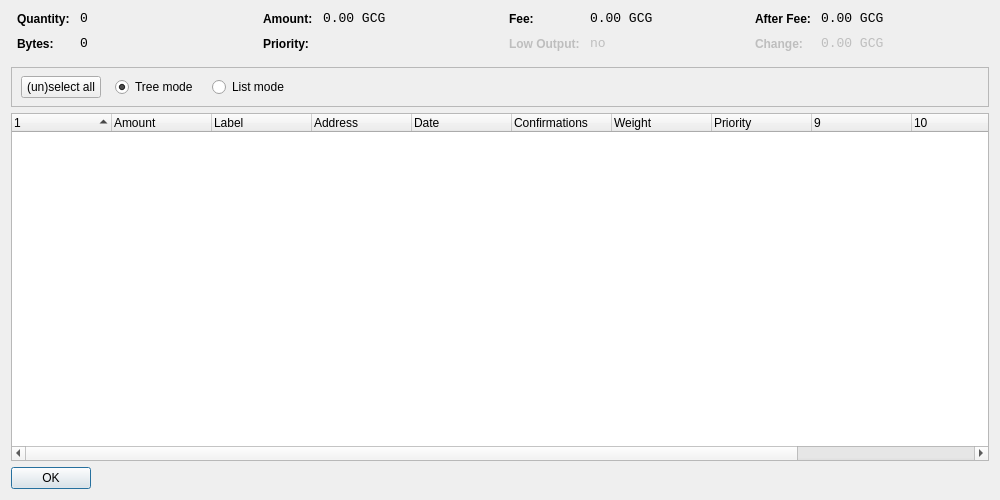
<?xml version="1.0" encoding="UTF-8"?>
<ui version="4.0">
 <class>CoinControlDialog</class>
 <widget class="QWidget" name="CoinControlDialog">
  <property name="geometry">
   <rect>
    <x>0</x>
    <y>0</y>
    <width>1000</width>
    <height>500</height>
   </rect>
  </property>
  <property name="windowTitle">
   <string>Coin Control</string>
  </property>
  <layout class="QVBoxLayout" name="verticalLayout">
   <item>
    <layout class="QHBoxLayout" name="horizontalLayoutTop" stretch="0,0,0,0">
     <property name="topMargin">
      <number>0</number>
     </property>
     <property name="bottomMargin">
      <number>10</number>
     </property>
     <item>
      <layout class="QFormLayout" name="formLayoutCoinControl1">
       <property name="horizontalSpacing">
        <number>10</number>
       </property>
       <property name="verticalSpacing">
        <number>10</number>
       </property>
       <property name="leftMargin">
        <number>6</number>
       </property>
       <property name="rightMargin">
        <number>6</number>
       </property>
       <item row="0" column="0">
        <widget class="QLabel" name="labelCoinControlQuantityText">
         <property name="styleSheet">
          <string notr="true">font-weight:bold;</string>
         </property>
         <property name="text">
          <string>Quantity:</string>
         </property>
        </widget>
       </item>
       <item row="0" column="1">
        <widget class="QLabel" name="labelCoinControlQuantity">
         <property name="font">
          <font>
           <family>Monospace</family>
           <pointsize>10</pointsize>
          </font>
         </property>
         <property name="cursor">
          <cursorShape>IBeamCursor</cursorShape>
         </property>
         <property name="contextMenuPolicy">
          <enum>Qt::ActionsContextMenu</enum>
         </property>
         <property name="text">
          <string notr="true">0</string>
         </property>
         <property name="textInteractionFlags">
          <set>Qt::LinksAccessibleByMouse|Qt::TextSelectableByKeyboard|Qt::TextSelectableByMouse</set>
         </property>
        </widget>
       </item>
       <item row="1" column="0">
        <widget class="QLabel" name="labelCoinControlBytesText">
         <property name="styleSheet">
          <string notr="true">font-weight:bold;</string>
         </property>
         <property name="text">
          <string>Bytes:</string>
         </property>
        </widget>
       </item>
       <item row="1" column="1">
        <widget class="QLabel" name="labelCoinControlBytes">
         <property name="font">
          <font>
           <family>Monospace</family>
           <pointsize>10</pointsize>
          </font>
         </property>
         <property name="cursor">
          <cursorShape>IBeamCursor</cursorShape>
         </property>
         <property name="contextMenuPolicy">
          <enum>Qt::ActionsContextMenu</enum>
         </property>
         <property name="text">
          <string notr="true">0</string>
         </property>
         <property name="textInteractionFlags">
          <set>Qt::LinksAccessibleByMouse|Qt::TextSelectableByKeyboard|Qt::TextSelectableByMouse</set>
         </property>
        </widget>
       </item>
      </layout>
     </item>
     <item>
      <layout class="QFormLayout" name="formLayoutCoinControl2">
       <property name="horizontalSpacing">
        <number>10</number>
       </property>
       <property name="verticalSpacing">
        <number>10</number>
       </property>
       <property name="leftMargin">
        <number>6</number>
       </property>
       <property name="rightMargin">
        <number>6</number>
       </property>
       <item row="0" column="0">
        <widget class="QLabel" name="labelCoinControlAmountText">
         <property name="styleSheet">
          <string notr="true">font-weight:bold;</string>
         </property>
         <property name="text">
          <string>Amount:</string>
         </property>
        </widget>
       </item>
       <item row="0" column="1">
        <widget class="QLabel" name="labelCoinControlAmount">
         <property name="font">
          <font>
           <family>Monospace</family>
           <pointsize>10</pointsize>
          </font>
         </property>
         <property name="cursor">
          <cursorShape>IBeamCursor</cursorShape>
         </property>
         <property name="contextMenuPolicy">
          <enum>Qt::ActionsContextMenu</enum>
         </property>
         <property name="text">
          <string notr="true">0.00 GCG</string>
         </property>
         <property name="textInteractionFlags">
          <set>Qt::LinksAccessibleByMouse|Qt::TextSelectableByKeyboard|Qt::TextSelectableByMouse</set>
         </property>
        </widget>
       </item>
       <item row="1" column="0">
        <widget class="QLabel" name="labelCoinControlPriorityText">
         <property name="styleSheet">
          <string notr="true">font-weight:bold;</string>
         </property>
         <property name="text">
          <string>Priority:</string>
         </property>
        </widget>
       </item>
       <item row="1" column="1">
        <widget class="QLabel" name="labelCoinControlPriority">
         <property name="font">
          <font>
           <family>Monospace</family>
           <pointsize>10</pointsize>
          </font>
         </property>
         <property name="cursor">
          <cursorShape>IBeamCursor</cursorShape>
         </property>
         <property name="contextMenuPolicy">
          <enum>Qt::ActionsContextMenu</enum>
         </property>
         <property name="text">
          <string/>
         </property>
         <property name="textInteractionFlags">
          <set>Qt::LinksAccessibleByMouse|Qt::TextSelectableByKeyboard|Qt::TextSelectableByMouse</set>
         </property>
        </widget>
       </item>
      </layout>
     </item>
     <item>
      <layout class="QFormLayout" name="formLayoutCoinControl3">
       <property name="horizontalSpacing">
        <number>10</number>
       </property>
       <property name="verticalSpacing">
        <number>10</number>
       </property>
       <property name="leftMargin">
        <number>6</number>
       </property>
       <property name="rightMargin">
        <number>6</number>
       </property>
       <item row="0" column="0">
        <widget class="QLabel" name="labelCoinControlFeeText">
         <property name="styleSheet">
          <string notr="true">font-weight:bold;</string>
         </property>
         <property name="text">
          <string>Fee:</string>
         </property>
        </widget>
       </item>
       <item row="0" column="1">
        <widget class="QLabel" name="labelCoinControlFee">
         <property name="font">
          <font>
           <family>Monospace</family>
           <pointsize>10</pointsize>
          </font>
         </property>
         <property name="cursor">
          <cursorShape>IBeamCursor</cursorShape>
         </property>
         <property name="contextMenuPolicy">
          <enum>Qt::ActionsContextMenu</enum>
         </property>
         <property name="text">
          <string notr="true">0.00 GCG</string>
         </property>
         <property name="textInteractionFlags">
          <set>Qt::LinksAccessibleByMouse|Qt::TextSelectableByKeyboard|Qt::TextSelectableByMouse</set>
         </property>
        </widget>
       </item>
       <item row="1" column="0">
        <widget class="QLabel" name="labelCoinControlLowOutputText">
         <property name="enabled">
          <bool>false</bool>
         </property>
         <property name="styleSheet">
          <string notr="true">font-weight:bold;</string>
         </property>
         <property name="text">
          <string>Low Output:</string>
         </property>
        </widget>
       </item>
       <item row="1" column="1">
        <widget class="QLabel" name="labelCoinControlLowOutput">
         <property name="enabled">
          <bool>false</bool>
         </property>
         <property name="font">
          <font>
           <family>Monospace</family>
           <pointsize>10</pointsize>
          </font>
         </property>
         <property name="cursor">
          <cursorShape>IBeamCursor</cursorShape>
         </property>
         <property name="contextMenuPolicy">
          <enum>Qt::ActionsContextMenu</enum>
         </property>
         <property name="text">
          <string>no</string>
         </property>
         <property name="textInteractionFlags">
          <set>Qt::LinksAccessibleByMouse|Qt::TextSelectableByKeyboard|Qt::TextSelectableByMouse</set>
         </property>
        </widget>
       </item>
      </layout>
     </item>
     <item>
      <layout class="QFormLayout" name="formLayoutCoinControl4">
       <property name="horizontalSpacing">
        <number>10</number>
       </property>
       <property name="verticalSpacing">
        <number>10</number>
       </property>
       <property name="leftMargin">
        <number>6</number>
       </property>
       <property name="rightMargin">
        <number>6</number>
       </property>
       <item row="0" column="0">
        <widget class="QLabel" name="labelCoinControlAfterFeeText">
         <property name="styleSheet">
          <string notr="true">font-weight:bold;</string>
         </property>
         <property name="text">
          <string>After Fee:</string>
         </property>
        </widget>
       </item>
       <item row="0" column="1">
        <widget class="QLabel" name="labelCoinControlAfterFee">
         <property name="font">
          <font>
           <family>Monospace</family>
           <pointsize>10</pointsize>
          </font>
         </property>
         <property name="cursor">
          <cursorShape>IBeamCursor</cursorShape>
         </property>
         <property name="contextMenuPolicy">
          <enum>Qt::ActionsContextMenu</enum>
         </property>
         <property name="text">
          <string notr="true">0.00 GCG</string>
         </property>
         <property name="textInteractionFlags">
          <set>Qt::LinksAccessibleByMouse|Qt::TextSelectableByKeyboard|Qt::TextSelectableByMouse</set>
         </property>
        </widget>
       </item>
       <item row="1" column="0">
        <widget class="QLabel" name="labelCoinControlChangeText">
         <property name="enabled">
          <bool>false</bool>
         </property>
         <property name="styleSheet">
          <string notr="true">font-weight:bold;</string>
         </property>
         <property name="text">
          <string>Change:</string>
         </property>
        </widget>
       </item>
       <item row="1" column="1">
        <widget class="QLabel" name="labelCoinControlChange">
         <property name="enabled">
          <bool>false</bool>
         </property>
         <property name="font">
          <font>
           <family>Monospace</family>
           <pointsize>10</pointsize>
          </font>
         </property>
         <property name="cursor">
          <cursorShape>IBeamCursor</cursorShape>
         </property>
         <property name="contextMenuPolicy">
          <enum>Qt::ActionsContextMenu</enum>
         </property>
         <property name="text">
          <string notr="true">0.00 GCG</string>
         </property>
         <property name="textInteractionFlags">
          <set>Qt::LinksAccessibleByMouse|Qt::TextSelectableByKeyboard|Qt::TextSelectableByMouse</set>
         </property>
        </widget>
       </item>
      </layout>
     </item>
    </layout>
   </item>
   <item>
    <widget class="QFrame" name="frame">
     <property name="minimumSize">
      <size>
       <width>0</width>
       <height>40</height>
      </size>
     </property>
     <property name="frameShape">
      <enum>QFrame::StyledPanel</enum>
     </property>
     <property name="frameShadow">
      <enum>QFrame::Sunken</enum>
     </property>
     <widget class="QWidget" name="horizontalLayoutWidget">
      <property name="geometry">
       <rect>
        <x>10</x>
        <y>0</y>
        <width>781</width>
        <height>41</height>
       </rect>
      </property>
      <layout class="QHBoxLayout" name="horizontalLayoutPanel" stretch="0,0,0,0">
       <property name="spacing">
        <number>14</number>
       </property>
       <item>
        <widget class="QPushButton" name="pushButtonSelectAll">
         <property name="sizePolicy">
          <sizepolicy hsizetype="Maximum" vsizetype="Fixed">
           <horstretch>0</horstretch>
           <verstretch>0</verstretch>
          </sizepolicy>
         </property>
         <property name="text">
          <string>(un)select all</string>
         </property>
        </widget>
       </item>
       <item>
        <widget class="QRadioButton" name="radioTreeMode">
         <property name="sizePolicy">
          <sizepolicy hsizetype="Maximum" vsizetype="Fixed">
           <horstretch>0</horstretch>
           <verstretch>0</verstretch>
          </sizepolicy>
         </property>
         <property name="text">
          <string>Tree mode</string>
         </property>
         <property name="checked">
          <bool>true</bool>
         </property>
        </widget>
       </item>
       <item>
        <widget class="QRadioButton" name="radioListMode">
         <property name="sizePolicy">
          <sizepolicy hsizetype="Maximum" vsizetype="Fixed">
           <horstretch>0</horstretch>
           <verstretch>0</verstretch>
          </sizepolicy>
         </property>
         <property name="text">
          <string>List mode</string>
         </property>
        </widget>
       </item>
       <item>
        <spacer name="horizontalSpacer">
         <property name="orientation">
          <enum>Qt::Horizontal</enum>
         </property>
         <property name="sizeHint" stdset="0">
          <size>
           <width>40</width>
           <height>20</height>
          </size>
         </property>
        </spacer>
       </item>
      </layout>
     </widget>
    </widget>
   </item>
   <item>
    <widget class="CoinControlTreeWidget" name="treeWidget">
     <property name="contextMenuPolicy">
      <enum>Qt::CustomContextMenu</enum>
     </property>
     <property name="sortingEnabled">
      <bool>false</bool>
     </property>
     <property name="columnCount">
      <number>12</number>
     </property>
     <attribute name="headerShowSortIndicator" stdset="0">
      <bool>true</bool>
     </attribute>
     <attribute name="headerStretchLastSection">
      <bool>false</bool>
     </attribute>
     <column>
      <property name="text">
       <string/>
      </property>
     </column>
     <column>
      <property name="text">
       <string>Amount</string>
      </property>
     </column>
     <column>
      <property name="text">
       <string>Label</string>
      </property>
     </column>
     <column>
      <property name="text">
       <string>Address</string>
      </property>
     </column>
     <column>
      <property name="text">
       <string>Date</string>
      </property>
     </column>
     <column>
      <property name="text">
       <string>Confirmations</string>
      </property>
      <property name="toolTip">
       <string>Confirmed</string>
      </property>
     </column>
     <column>
      <property name="text">
       <string>Weight</string>
      </property>
     </column>
     <column>
      <property name="text">
       <string>Priority</string>
      </property>
     </column>
     <column>
      <property name="text">
       <string/>
      </property>
     </column>
     <column>
      <property name="text">
       <string/>
      </property>
     </column>
     <column>
      <property name="text">
       <string/>
      </property>
     </column>
     <column>
      <property name="text">
       <string/>
      </property>
     </column>
    </widget>
   </item>
   <item>
    <widget class="QDialogButtonBox" name="buttonBox">
     <property name="sizePolicy">
      <sizepolicy hsizetype="Maximum" vsizetype="Fixed">
       <horstretch>0</horstretch>
       <verstretch>0</verstretch>
      </sizepolicy>
     </property>
     <property name="orientation">
      <enum>Qt::Horizontal</enum>
     </property>
     <property name="standardButtons">
      <set>QDialogButtonBox::Ok</set>
     </property>
    </widget>
   </item>
  </layout>
 </widget>
 <customwidgets>
  <customwidget>
   <class>CoinControlTreeWidget</class>
   <extends>QTreeWidget</extends>
   <header>coincontroltreewidget.h</header>
  </customwidget>
 </customwidgets>
 <resources/>
 <connections/>
</ui>
